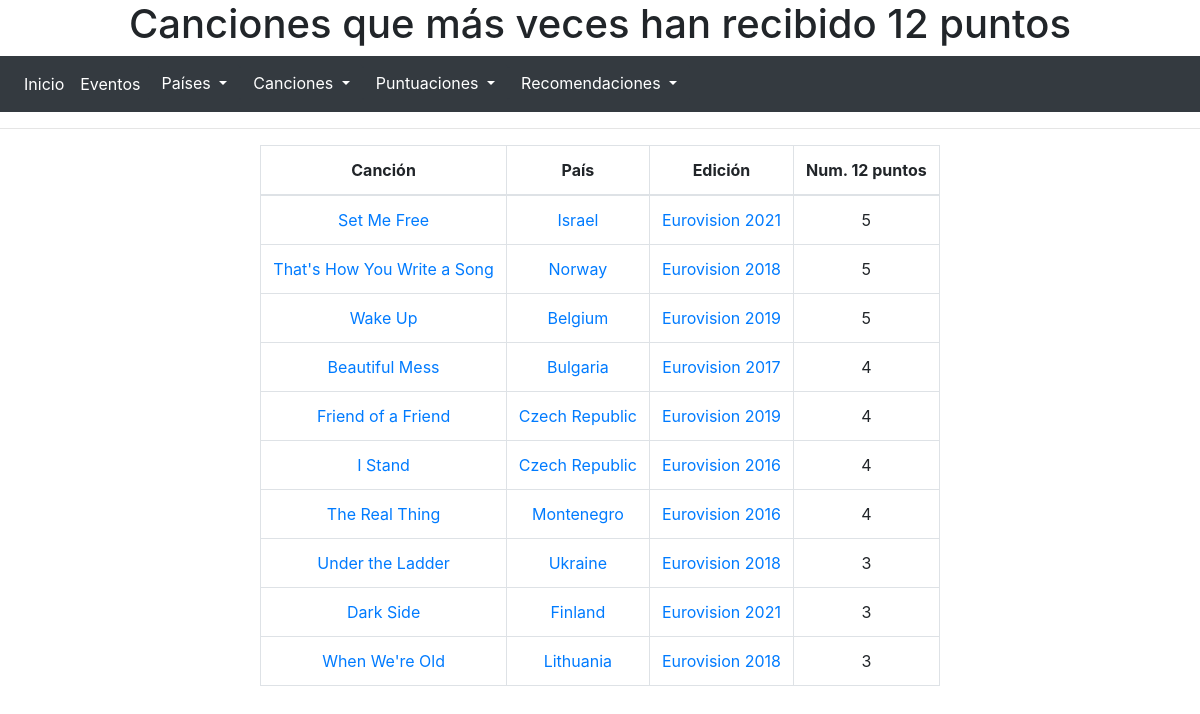
The page /cancionesmasdocepuntos/ on the database its author committed.
### principal/models.py (models this page shows)
class Cancion(models.Model):
    titulo = models.CharField(max_length=40)
    letra = models.TextField()
    puntos = models.PositiveSmallIntegerField(validators=[MinValueValidator(0)])
    posicion = models.PositiveSmallIntegerField()
    artista = models.CharField(max_length=40)
    pais = models.ForeignKey(Pais, on_delete=models.CASCADE, related_name="canciones")
    evento = models.ForeignKey(Evento, on_delete=models.CASCADE, related_name="canciones")
    puntuaciones = models.ManyToManyField(Pais, through='Puntuacion')
    def __str__(self):
        return self.titulo
    class Meta:
        ordering = ('evento',)

class Pais(models.Model):
    nombre = models.CharField(max_length=25)
    participaciones = models.PositiveSmallIntegerField()
    victorias = models.PositiveSmallIntegerField()
    ultima_posicion = models.PositiveSmallIntegerField()
    def __str__(self):
        return self.nombre
    class Meta:
        ordering = ('nombre',)

class Evento(models.Model):
    anyo = models.PositiveSmallIntegerField()
    lugar = models.CharField(max_length=25)
    eslogan = models.CharField(max_length=20)
    def __str__(self):
        return "Eurovision " + (str(self.anyo))
    class Meta:
        ordering = ('anyo',)

### principal/views.py (the view)
# urls.py: path('cancionesmasdocepuntos/', views.canciones_doce_puntos),
def canciones_doce_puntos(request):
    canciones = Cancion.objects.annotate(num_doce_puntos = Count('puntuacion', filter=Q(puntuacion__puntuacion = 12))).order_by('-num_doce_puntos')[:10]
    return render(request, 'estadisticascanciones.html', {'canciones':canciones})

### principal/templates/estadisticascanciones.html (shortened to what this page needs)
{% extends 'base.html' %}
{% block encabezado %}
<h1 class="text-center"> Canciones que más veces han recibido 12 puntos </h1>
{% endblock %}
{% block contenido %}
<center>
<table class="table table-bordered w-auto">
    <thead>
    <tr>
        <th class="text-center">Canción</th>
        <th class="text-center">País</th>
        <th class="text-center">Edición</th>
        <th class="text-center">Num. 12 puntos</th>
    </tr>
    </thead>
    {% for c in canciones %}
    <tr>
    <td class="text-center"><a href="/detallescancion/{{c.id}}"> {{c}}</a></td>
    <td class="text-center"><a href="/detallespais/{{c.pais.id}}"> {{c.pais}}</a></td>
    <td class="text-center"><a href="/detallesevento/{{c.evento.id}}"> {{c.evento}}</a></td>
    <td class="text-center">{{c.num_doce_puntos}}</td>
    </tr>
    {% endfor %}
    </table>
{% endblock %}

### rows shown on the page
Cancion: titulo "Set Me Free", pais "Israel", evento "Eurovision 2021", num_doce_puntos "5"
Cancion: titulo "That's How You Write a Song", pais "Norway", evento "Eurovision 2018", num_doce_puntos "5"
Cancion: titulo "Wake Up", pais "Belgium", evento "Eurovision 2019", num_doce_puntos "5"
Cancion: titulo "Beautiful Mess", pais "Bulgaria", evento "Eurovision 2017", num_doce_puntos "4"
Cancion: titulo "Friend of a Friend", pais "Czech Republic", evento "Eurovision 2019", num_doce_puntos "4"
Cancion: titulo "I Stand", pais "Czech Republic", evento "Eurovision 2016", num_doce_puntos "4"
Cancion: titulo "The Real Thing", pais "Montenegro", evento "Eurovision 2016", num_doce_puntos "4"
Cancion: titulo "Under the Ladder", pais "Ukraine", evento "Eurovision 2018", num_doce_puntos "3"
Cancion: titulo "Dark Side", pais "Finland", evento "Eurovision 2021", num_doce_puntos "3"
Cancion: titulo "When We're Old", pais "Lithuania", evento "Eurovision 2018", num_doce_puntos "3"
